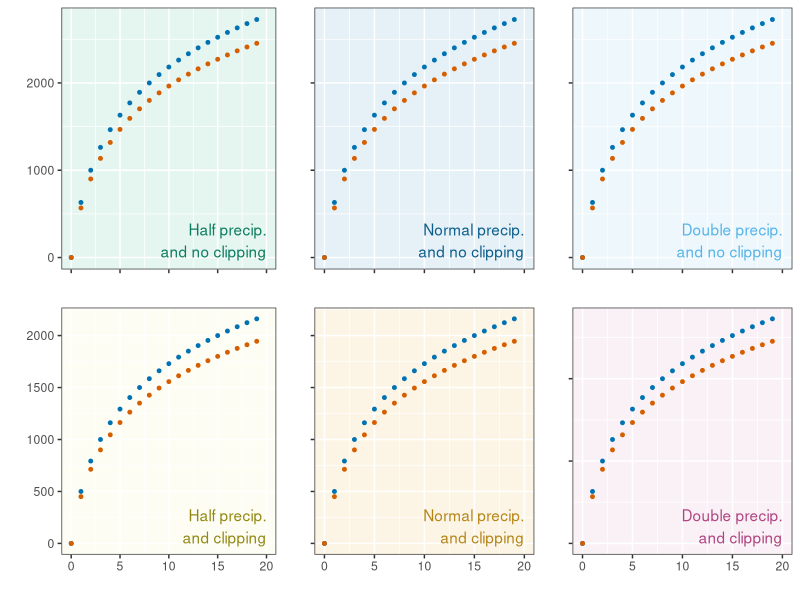
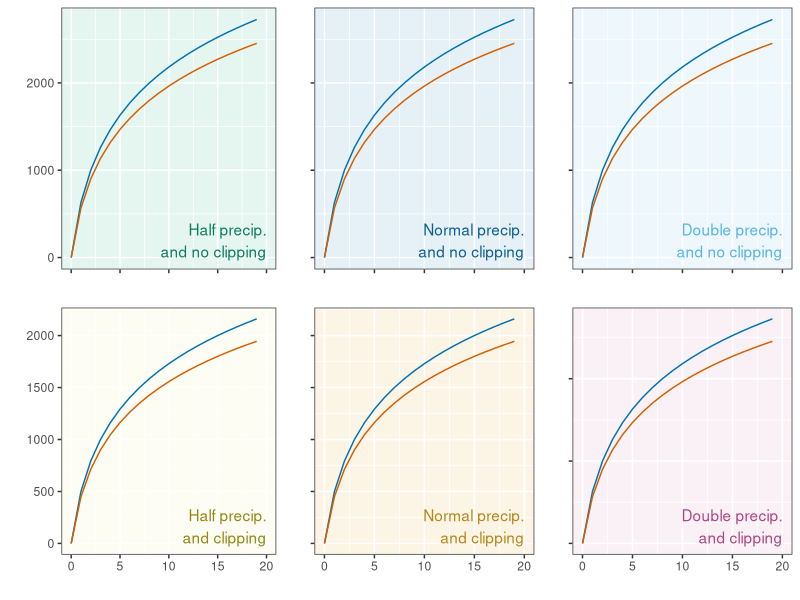
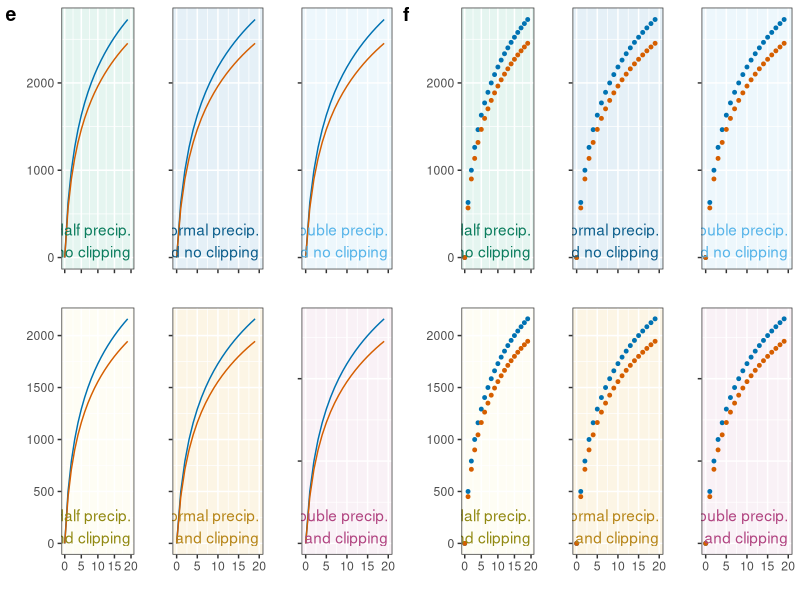

Here is the R script that generated these plots, in order:
# =============================================================================
# 批量散点与折线图
# organized：线性脚本 + 中文分节；路径相对本条目目录
# =============================================================================
# 来源：KS科研分享「生信绘图」042批量散点图+批量折线图
# 本地复现：drafts/ks-shengxin-huitu-repro/042-batch-scatter-line
# Pixi：项目根 default 环境；library(tidyverse) 已拆成 ggplot2/dplyr/tidyr 等。
# =============================================================================

script_dir <- tryCatch(
  dirname(normalizePath(sys.frame(1)$ofile)),
  error = function(e) {
    args <- commandArgs(trailingOnly = FALSE)
    file_arg <- grep("^--file=", args, value = TRUE)
    if (length(file_arg)) dirname(normalizePath(sub("^--file=", "", file_arg))) else normalizePath(getwd())
  }
)
root <- if (basename(script_dir) == "code") dirname(script_dir) else script_dir
out_dir <- file.path(root, "output", "figures")
dir.create(out_dir, recursive = TRUE, showWarnings = FALSE)

suppressPackageStartupMessages({
  library(ggplot2)
  library(dplyr)
  library(tidyr)
  library(readr)
  library(tibble)
  library(stringr)
  library(forcats)
})

# 载入R包：
library(ggplot2)
# library(tidyverse) 已在文件头拆包

# 批量构建数据：
for (i in 1:6) {
  base_num <- sample(2:6, 1)
  data <- data.frame(x = rep(0:19, 2),
                     y = c(log(1:20, base = base_num)*1000,
                           log(1:20, base = base_num)*900),
                     group = rep(c("group1", "group2"), each = 20)
  )
  assign(paste0("data", i), data)
}

############ 批量绘制散点图 ------------
fills <- c("#e5f5f0", "#e5f0f7", "#edf7fc", "#fefdf4", "#fcf5e5", "#f9f1f6")
colors <- c("#0c7d5e", "#0c5e8c", "#56b4e9", "#918912", "#b68518", "#b14481")

p_list <- list()
anno_texts <- c("Half precip.\n and no clipping",
                "Normal precip.\n and no clipping",
                "Double precip.\n and no clipping",
                "Half precip.\n and clipping",
                "Normal precip.\n and clipping",
                "Double precip.\n and clipping")

for (i in 1:6) {
  if (i == 1) {
    p_list[[i]] <- ggplot(get(paste0("data", i)))+
      geom_point(aes(x, y, color = group), size = 1)+
      scale_color_manual(values = c("#0072b2", "#d55e00"))+
      xlab("")+
      ylab("")+
      annotate("text", x = 20, y = 0, label = anno_texts[i],
               color = colors[i], hjust = 1, vjust = 0)+
      theme_bw()+
      theme(legend.position = "none",
            panel.background = element_rect(fill = fills[i]),
            panel.grid = element_line(color = "white"),
            axis.text.x = element_blank())
  } else if (i %in%  c(2:3)) {
    p_list[[i]] <- ggplot(get(paste0("data", i)))+
      geom_point(aes(x, y, color = group), size = 1)+
      scale_color_manual(values = c("#0072b2", "#d55e00"))+
      xlab("")+
      ylab("")+
      annotate("text", x = 20, y = 0, label = anno_texts[i],
               color = colors[i], hjust = 1, vjust = 0)+
      theme_bw()+
      theme(legend.position = "none",
            panel.background = element_rect(fill = fills[i]),
            panel.grid = element_line(color = "white"),
            axis.text.x = element_blank(),
            axis.text.y = element_blank())
  } else if (i == 4) {
    p_list[[i]] <- ggplot(get(paste0("data", i)))+
      geom_point(aes(x, y, color = group), size = 1)+
      scale_color_manual(values = c("#0072b2", "#d55e00"))+
      xlab("")+
      ylab("")+
      annotate("text", x = 20, y = 0, label = anno_texts[i],
               color = colors[i], hjust = 1, vjust = 0)+
      theme_bw()+
      theme(legend.position = "none",
            panel.background = element_rect(fill = fills[i]),
            panel.grid = element_line(color = "white")
            # axis.text.x = element_blank()
            )
  } else {
    p_list[[i]] <- ggplot(get(paste0("data", i)))+
      geom_point(aes(x, y, color = group), size = 1)+
      scale_color_manual(values = c("#0072b2", "#d55e00"))+
      xlab("")+
      ylab("")+
      annotate("text", x = 20, y = 0, label = anno_texts[i],
               color = colors[i], hjust = 1, vjust = 0)+
      theme_bw()+
      theme(legend.position = "none",
            panel.background = element_rect(fill = fills[i]),
            panel.grid = element_line(color = "white"),
            # axis.text.x = element_blank()
            axis.text.y = element_blank()
            )
  }
}

library(cowplot)

p1 <- plot_grid(plotlist = p_list, ncol = 3, rel_widths = c(1.1, 1, 1))

ggsave(file.path(out_dir, "scatter_plot.pdf"), plot = p1, height = 4, width = 8)


############ 批量绘制散点图 ------------
fills <- c("#e5f5f0", "#e5f0f7", "#edf7fc", "#fefdf4", "#fcf5e5", "#f9f1f6")
colors <- c("#0c7d5e", "#0c5e8c", "#56b4e9", "#918912", "#b68518", "#b14481")

p_list <- list()
anno_texts <- c("Half precip.\n and no clipping",
                "Normal precip.\n and no clipping",
                "Double precip.\n and no clipping",
                "Half precip.\n and clipping",
                "Normal precip.\n and clipping",
                "Double precip.\n and clipping")

for (i in 1:6) {
  if (i == 1) {
    p_list[[i]] <- ggplot(get(paste0("data", i)))+
      geom_line(aes(x, y, color = group))+
      scale_color_manual(values = c("#0072b2", "#d55e00"))+
      xlab("")+
      ylab("")+
      annotate("text", x = 20, y = 0, label = anno_texts[i],
               color = colors[i], hjust = 1, vjust = 0)+
      theme_bw()+
      theme(legend.position = "none",
            panel.background = element_rect(fill = fills[i]),
            panel.grid = element_line(color = "white"),
            axis.text.x = element_blank())
  } else if (i %in%  c(2:3)) {
    p_list[[i]] <- ggplot(get(paste0("data", i)))+
      geom_line(aes(x, y, color = group))+
      scale_color_manual(values = c("#0072b2", "#d55e00"))+
      xlab("")+
      ylab("")+
      annotate("text", x = 20, y = 0, label = anno_texts[i],
               color = colors[i], hjust = 1, vjust = 0)+
      theme_bw()+
      theme(legend.position = "none",
            panel.background = element_rect(fill = fills[i]),
            panel.grid = element_line(color = "white"),
            axis.text.x = element_blank(),
            axis.text.y = element_blank())
  } else if (i == 4) {
    p_list[[i]] <- ggplot(get(paste0("data", i)))+
      geom_line(aes(x, y, color = group))+
      scale_color_manual(values = c("#0072b2", "#d55e00"))+
      xlab("")+
      ylab("")+
      annotate("text", x = 20, y = 0, label = anno_texts[i],
               color = colors[i], hjust = 1, vjust = 0)+
      theme_bw()+
      theme(legend.position = "none",
            panel.background = element_rect(fill = fills[i]),
            panel.grid = element_line(color = "white")
            # axis.text.x = element_blank()
      )
  } else {
    p_list[[i]] <- ggplot(get(paste0("data", i)))+
      geom_line(aes(x, y, color = group))+
      scale_color_manual(values = c("#0072b2", "#d55e00"))+
      xlab("")+
      ylab("")+
      annotate("text", x = 20, y = 0, label = anno_texts[i],
               color = colors[i], hjust = 1, vjust = 0)+
      theme_bw()+
      theme(legend.position = "none",
            panel.background = element_rect(fill = fills[i]),
            panel.grid = element_line(color = "white"),
            # axis.text.x = element_blank()
            axis.text.y = element_blank()
      )
  }
}

library(cowplot)

p2 <- plot_grid(plotlist = p_list, ncol = 3, rel_widths = c(1.1, 1, 1))

ggsave(file.path(out_dir, "line_plot.pdf"), plot = p2, height = 4, width = 8)


#### 再拼图：
p3 <- plot_grid(p2, p1, labels = c("e", "f"))

ggsave(file.path(out_dir, "all_plot.pdf"), plot = p3, height = 4, width = 14)
